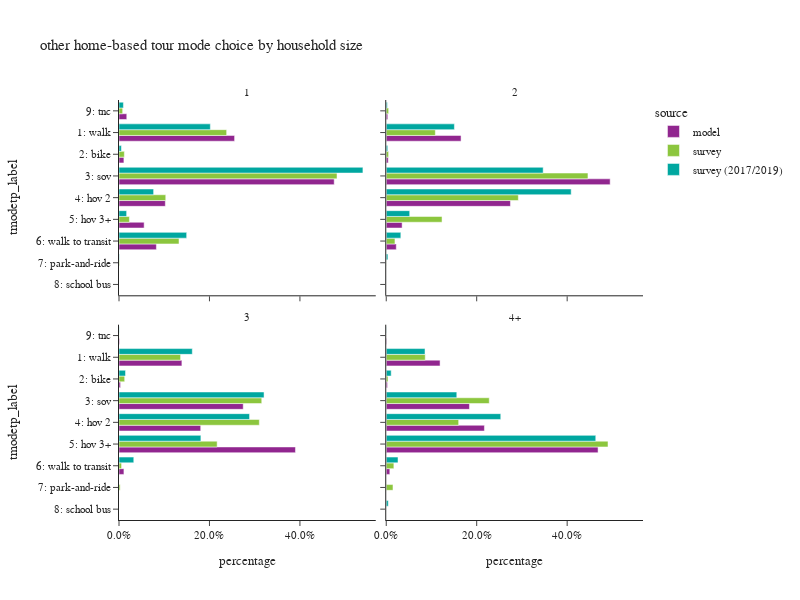

The cell this chart's notebook holds for it:
### Code cell
plot_mode_choice(hb_tour,"hhsize_4+",
                 {"hhsize_4+":["1","2","3","4+"],
                  "tmodetp_label":["1: walk","2: bike","3: sov","4: hov 2","5: hov 3+","6: walk to transit",
                                   "7: park-and-ride","8: school bus","9: other–survey only"]},
                 "household size",2,600)

### Figure 1 — Plotly figure (JSON) as saved in the notebook; plotly's stock layout.template omitted (floating-point values rounded to 4 significant figures)
{"data": [{"alignmentgroup": "True", "customdata": [[12434], [527], [23150], [4984], [2704], [4022], [836]], "hovertemplate": "source=model<br>hhsize_4+=1<br>percentage=%{x}<br>tmodetp_label=%{y}<br>sample count=%{customdata[0]}<extra></extra>", "legendgroup": "model", "marker": {"color": "#91268F", "pattern": {"shape": ""}}, "name": "model", "offsetgroup": "model", "orientation": "h", "showlegend": true, "textposition": "auto", "type": "bar", "x": [0.2555, 0.01083, 0.4758, 0.1024, 0.05557, 0.08266, 0.01718], "xaxis": "x3", "y": ["1: walk", "2: bike", "3: sov", "4: hov 2", "5: hov 3+", "6: walk to transit", "9: tnc"], "yaxis": "y3"}, {"alignmentgroup": "True", "customdata": [[15676], [414], [46913], [26019], [3324], [2103], [318]], "hovertemplate": "source=model<br>hhsize_4+=2<br>percentage=%{x}<br>tmodetp_label=%{y}<br>sample count=%{customdata[0]}<extra></extra>", "legendgroup": "model", "marker": {"color": "#91268F", "pattern": {"shape": ""}}, "name": "model", "offsetgroup": "model", "orientation": "h", "showlegend": false, "textposition": "auto", "type": "bar", "x": [0.1654, 0.004369, 0.495, 0.2746, 0.03508, 0.02219, 0.003356], "xaxis": "x4", "y": ["1: walk", "2: bike", "3: sov", "4: hov 2", "5: hov 3+", "6: walk to transit", "9: tnc"], "yaxis": "y4"}, {"alignmentgroup": "True", "customdata": [[7999], [196], [15800], [10393], [22443], [626], [72]], "hovertemplate": "source=model<br>hhsize_4+=3<br>percentage=%{x}<br>tmodetp_label=%{y}<br>sample count=%{customdata[0]}<extra></extra>", "legendgroup": "model", "marker": {"color": "#91268F", "pattern": {"shape": ""}}, "name": "model", "offsetgroup": "model", "orientation": "h", "showlegend": false, "textposition": "auto", "type": "bar", "x": [0.139, 0.003407, 0.2746, 0.1807, 0.3901, 0.01088, 0.001252], "xaxis": "x", "y": ["1: walk", "2: bike", "3: sov", "4: hov 2", "5: hov 3+", "6: walk to transit", "9: tnc"], "yaxis": "y"}, {"alignmentgroup": "True", "customdata": [[14354], [337], [22189], [26180], [56484], [954], [119]], "hovertemplate": "source=model<br>hhsize_4+=4+<br>percentage=%{x}<br>tmodetp_label=%{y}<br>sample count=%{customdata[0]}<extra></extra>", "legendgroup": "model", "marker": {"color": "#91268F", "pattern": {"shape": ""}}, "name": "model", "offsetgroup": "model", "orientation": "h", "showlegend": false, "textposition": "auto", "type": "bar", "x": [0.119, 0.002794, 0.184, 0.2171, 0.4683, 0.007909, 0.0009866], "xaxis": "x2", "y": ["1: walk", "2: bike", "3: sov", "4: hov 2", "5: hov 3+", "6: walk to transit", "9: tnc"], "yaxis": "y2"}, {"alignmentgroup": "True", "customdata": [[385], [35], [464], [84], [28], [129], [4], [11]], "hovertemplate": "source=survey<br>hhsize_4+=1<br>percentage=%{x}<br>tmodetp_label=%{y}<br>sample count=%{customdata[0]}<extra></extra>", "legendgroup": "survey", "marker": {"color": "#8CC63E", "pattern": {"shape": ""}}, "name": "survey", "offsetgroup": "survey", "orientation": "h", "showlegend": true, "textposition": "auto", "type": "bar", "x": [0.238, 0.01182, 0.482, 0.1034, 0.023, 0.1327, 0.001058, 0.008102], "xaxis": "x3", "y": ["1: walk", "2: bike", "3: sov", "4: hov 2", "5: hov 3+", "6: walk to transit", "7: park-and-ride", "9: tnc"], "yaxis": "y3"}, {"alignmentgroup": "True", "customdata": [[376], [31], [570], [484], [109], [52], [4], [7]], "hovertemplate": "source=survey<br>hhsize_4+=2<br>percentage=%{x}<br>tmodetp_label=%{y}<br>sample count=%{customdata[0]}<extra></extra>", "legendgroup": "survey", "marker": {"color": "#8CC63E", "pattern": {"shape": ""}}, "name": "survey", "offsetgroup": "survey", "orientation": "h", "showlegend": false, "textposition": "auto", "type": "bar", "x": [0.1085, 0.005229, 0.446, 0.292, 0.1234, 0.01925, 0.0002915, 0.005326], "xaxis": "x4", "y": ["1: walk", "2: bike", "3: sov", "4: hov 2", "5: hov 3+", "6: walk to transit", "7: park-and-ride", "9: tnc"], "yaxis": "y4"}, {"alignmentgroup": "True", "customdata": [[81], [14], [141], [135], [76], [7], [4], [1]], "hovertemplate": "source=survey<br>hhsize_4+=3<br>percentage=%{x}<br>tmodetp_label=%{y}<br>sample count=%{customdata[0]}<extra></extra>", "legendgroup": "survey", "marker": {"color": "#8CC63E", "pattern": {"shape": ""}}, "name": "survey", "offsetgroup": "survey", "orientation": "h", "showlegend": false, "textposition": "auto", "type": "bar", "x": [0.1362, 0.01257, 0.3156, 0.3102, 0.217, 0.005691, 0.002555, 0.000235], "xaxis": "x", "y": ["1: walk", "2: bike", "3: sov", "4: hov 2", "5: hov 3+", "6: walk to transit", "7: park-and-ride", "9: tnc"], "yaxis": "y"}, {"alignmentgroup": "True", "customdata": [[72], [7], [140], [107], [293], [12], [4], [2]], "hovertemplate": "source=survey<br>hhsize_4+=4+<br>percentage=%{x}<br>tmodetp_label=%{y}<br>sample count=%{customdata[0]}<extra></extra>", "legendgroup": "survey", "marker": {"color": "#8CC63E", "pattern": {"shape": ""}}, "name": "survey", "offsetgroup": "survey", "orientation": "h", "showlegend": false, "textposition": "auto", "type": "bar", "x": [0.0862, 0.003875, 0.2277, 0.1601, 0.4903, 0.01687, 0.0149, 2.942e-05], "xaxis": "x2", "y": ["1: walk", "2: bike", "3: sov", "4: hov 2", "5: hov 3+", "6: walk to transit", "7: park-and-ride", "8: school bus"], "yaxis": "y2"}, {"alignmentgroup": "True", "customdata": [[585], [29], [657], [153], [37], [261], [5], [24]], "hovertemplate": "source=survey (2017/2019)<br>hhsize_4+=1<br>percentage=%{x}<br>tmodetp_label=%{y}<br>sample count=%{customdata[0]}<extra></extra>", "legendgroup": "survey (2017/2019)", "marker": {"color": "#00A7A0", "pattern": {"shape": ""}}, "name": "survey (2017/2019)", "offsetgroup": "survey (2017/2019)", "orientation": "h", "showlegend": true, "textposition": "auto", "type": "bar", "x": [0.2019, 0.005261, 0.5393, 0.07655, 0.01687, 0.1496, 0.0007181, 0.00978], "xaxis": "x3", "y": ["1: walk", "2: bike", "3: sov", "4: hov 2", "5: hov 3+", "6: walk to transit", "7: park-and-ride", "9: tnc"], "yaxis": "y3"}, {"alignmentgroup": "True", "customdata": [[925], [51], [897], [875], [148], [193], [17], [1], [35]], "hovertemplate": "source=survey (2017/2019)<br>hhsize_4+=2<br>percentage=%{x}<br>tmodetp_label=%{y}<br>sample count=%{customdata[0]}<extra></extra>", "legendgroup": "survey (2017/2019)", "marker": {"color": "#00A7A0", "pattern": {"shape": ""}}, "name": "survey (2017/2019)", "offsetgroup": "survey (2017/2019)", "orientation": "h", "showlegend": false, "textposition": "auto", "type": "bar", "x": [0.1507, 0.003297, 0.347, 0.4089, 0.05183, 0.03225, 0.00366, 2.885e-05, 0.0024], "xaxis": "x4", "y": ["1: walk", "2: bike", "3: sov", "4: hov 2", "5: hov 3+", "6: walk to transit", "7: park-and-ride", "8: school bus", "9: tnc"], "yaxis": "y4"}, {"alignmentgroup": "True", "customdata": [[201], [12], [200], [232], [175], [47], [1], [3]], "hovertemplate": "source=survey (2017/2019)<br>hhsize_4+=3<br>percentage=%{x}<br>tmodetp_label=%{y}<br>sample count=%{customdata[0]}<extra></extra>", "legendgroup": "survey (2017/2019)", "marker": {"color": "#00A7A0", "pattern": {"shape": ""}}, "name": "survey (2017/2019)", "offsetgroup": "survey (2017/2019)", "orientation": "h", "showlegend": false, "textposition": "auto", "type": "bar", "x": [0.1621, 0.0144, 0.3207, 0.2887, 0.1811, 0.03268, 1.073e-05, 0.0004559], "xaxis": "x", "y": ["1: walk", "2: bike", "3: sov", "4: hov 2", "5: hov 3+", "6: walk to transit", "8: school bus", "9: tnc"], "yaxis": "y"}, {"alignmentgroup": "True", "customdata": [[194], [21], [152], [238], [504], [38], [10], [3]], "hovertemplate": "source=survey (2017/2019)<br>hhsize_4+=4+<br>percentage=%{x}<br>tmodetp_label=%{y}<br>sample count=%{customdata[0]}<extra></extra>", "legendgroup": "survey (2017/2019)", "marker": {"color": "#00A7A0", "pattern": {"shape": ""}}, "name": "survey (2017/2019)", "offsetgroup": "survey (2017/2019)", "orientation": "h", "showlegend": false, "textposition": "auto", "type": "bar", "x": [0.08571, 0.01092, 0.156, 0.2532, 0.4632, 0.02602, 0.004489, 0.0004689], "xaxis": "x2", "y": ["1: walk", "2: bike", "3: sov", "4: hov 2", "5: hov 3+", "6: walk to transit", "8: school bus", "9: tnc"], "yaxis": "y2"}], "layout": {"annotations": [{"font": {}, "showarrow": false, "text": "3", "x": 0.245, "xanchor": "center", "xref": "paper", "y": 0.465, "yanchor": "bottom", "yref": "paper"}, {"font": {}, "showarrow": false, "text": "4+", "x": 0.755, "xanchor": "center", "xref": "paper", "y": 0.465, "yanchor": "bottom", "yref": "paper"}, {"font": {}, "showarrow": false, "text": "1", "x": 0.245, "xanchor": "center", "xref": "paper", "y": 1.0, "yanchor": "bottom", "yref": "paper"}, {"font": {}, "showarrow": false, "text": "2", "x": 0.755, "xanchor": "center", "xref": "paper", "y": 1.0, "yanchor": "bottom", "yref": "paper"}], "barmode": "group", "height": 600, "legend": {"title": {"text": "source"}, "tracegroupgap": 0}, "title": {"text": "other home-based tour mode choice by household size"}, "width": 800, "xaxis": {"anchor": "y", "domain": [0.0, 0.49], "tickformat": ".1%", "title": {"text": "percentage"}}, "xaxis2": {"anchor": "y2", "domain": [0.51, 1.0], "matches": "x", "tickformat": ".1%", "title": {"text": "percentage"}}, "xaxis3": {"anchor": "y3", "domain": [0.0, 0.49], "matches": "x", "showticklabels": false, "tickformat": ".1%"}, "xaxis4": {"anchor": "y4", "domain": [0.51, 1.0], "matches": "x", "showticklabels": false, "tickformat": ".1%"}, "yaxis": {"anchor": "x", "categoryarray": ["9: other–survey only", "8: school bus", "7: park-and-ride", "6: walk to transit", "5: hov 3+", "4: hov 2", "3: sov", "2: bike", "1: walk"], "categoryorder": "array", "domain": [0.0, 0.465], "title": {"text": "tmodetp_label"}}, "yaxis2": {"anchor": "x2", "domain": [0.0, 0.465], "matches": "y", "showticklabels": false}, "yaxis3": {"anchor": "x3", "categoryarray": ["9: other–survey only", "8: school bus", "7: park-and-ride", "6: walk to transit", "5: hov 3+", "4: hov 2", "3: sov", "2: bike", "1: walk"], "categoryorder": "array", "domain": [0.535, 1.0], "matches": "y", "title": {"text": "tmodetp_label"}}, "yaxis4": {"anchor": "x4", "domain": [0.535, 1.0], "matches": "y", "showticklabels": false}}}
